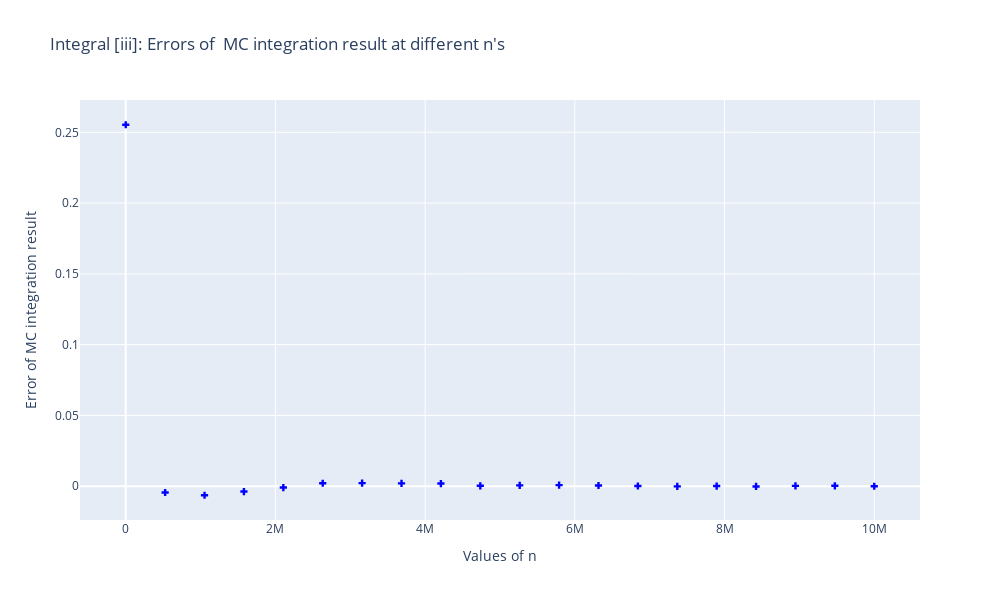

Notebook cell for this chart:
### Code cell
# Plot the final errors at different n's - Integral iii
fig = px.scatter(
    errors, x='n', y='Error iii', 
    labels={'n': 'Values of n', 'Error iii': 'Error of MC integration result'},
    title="Integral [iii]: Errors of  MC integration result at different n's"
     ).update_traces(mode='markers', marker=dict(symbol='cross', color='blue'))
fig.show()

### Figure 1 — Plotly figure (JSON) as saved in the notebook; plotly's stock layout.template omitted (floating-point values rounded to 4 significant figures)
{"data": [{"hovertemplate": "Values of n=%{x}<br>Error of MC integration result=%{y}<extra></extra>", "legendgroup": "", "marker": {"color": "blue", "symbol": "cross"}, "mode": "markers", "name": "", "orientation": "v", "showlegend": false, "type": "scatter", "x": [1000, 527263, 1053526, 1579789, 2106052, 2632315, 3158578, 3684842, 4211105, 4737368, 5263631, 5789894, 6316157, 6842421, 7368684, 7894947, 8421210, 8947473, 9473736, 10000000], "xaxis": "x", "y": [0.2553, -0.004465, -0.006407, -0.003795, -0.0009703, 0.002063, 0.002188, 0.002014, 0.001869, 0.000261, 0.0005735, 0.000772, 0.0004873, 0.0001273, -0.0001572, 8.508e-05, -0.0001766, 0.000214, 0.0002516, -4.985e-05], "yaxis": "y"}], "layout": {"height": 600, "legend": {"tracegroupgap": 0}, "title": {"text": "Integral [iii]: Errors of  MC integration result at different n's"}, "width": 1000, "xaxis": {"anchor": "y", "domain": [0, 1], "title": {"text": "Values of n"}}, "yaxis": {"anchor": "x", "domain": [0, 1], "title": {"text": "Error of MC integration result"}}}}
